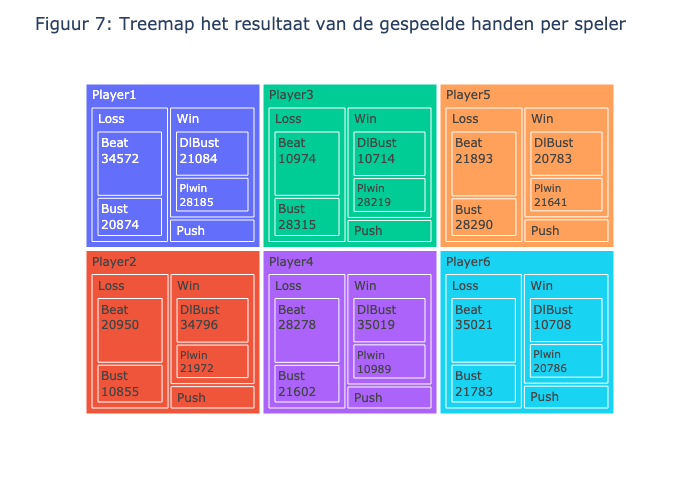

This chart was generated by the following Python code:
import pandas as pd
import plotly.express as px
import plotly.graph_objs as go

df = pd.read_csv(r'blkjck.csv')
df = df.iloc[:, 1:]


def treemap():
    count_df = df.groupby(['PlayerNo', 'winloss', 'plybustbeat']).size().reset_index(name='count')

    fig = px.treemap(count_df, path=['PlayerNo', 'winloss', 'plybustbeat'], values='count', color='PlayerNo',
                 hover_data={'count': True})

    fig.update_layout(title='Figuur 7: Treemap het resultaat van de gespeelde handen per speler')
    return fig.show()
